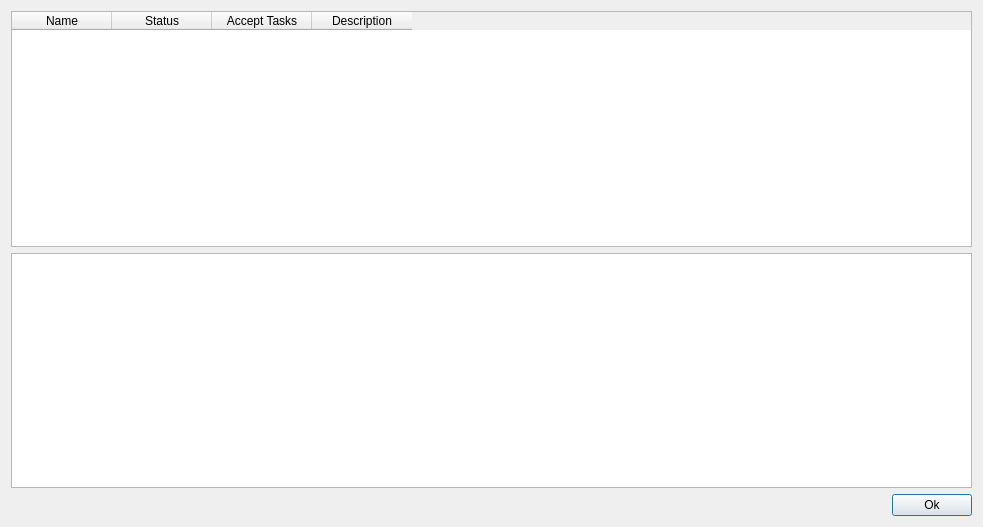
<?xml version="1.0" encoding="UTF-8"?>
<ui version="4.0">
 <class>EnvironmentsDialog</class>
 <widget class="QDialog" name="EnvironmentsDialog">
  <property name="windowModality">
   <enum>Qt::WindowModal</enum>
  </property>
  <property name="geometry">
   <rect>
    <x>0</x>
    <y>0</y>
    <width>983</width>
    <height>527</height>
   </rect>
  </property>
  <property name="sizePolicy">
   <sizepolicy hsizetype="Fixed" vsizetype="Fixed">
    <horstretch>0</horstretch>
    <verstretch>0</verstretch>
   </sizepolicy>
  </property>
  <property name="windowTitle">
   <string>Define New Task</string>
  </property>
  <layout class="QGridLayout" name="gridLayout">
   <item row="7" column="0">
    <layout class="QGridLayout" name="gridLayout_2">
     <item row="2" column="0">
      <widget class="QTextBrowser" name="envTextBrowser"/>
     </item>
     <item row="3" column="0">
      <layout class="QHBoxLayout" name="horizontalLayout">
       <item>
        <spacer name="horizontalSpacer">
         <property name="orientation">
          <enum>Qt::Horizontal</enum>
         </property>
         <property name="sizeHint" stdset="0">
          <size>
           <width>40</width>
           <height>20</height>
          </size>
         </property>
        </spacer>
       </item>
       <item>
        <widget class="QPushButton" name="okButton">
         <property name="text">
          <string>Ok</string>
         </property>
        </widget>
       </item>
      </layout>
     </item>
     <item row="0" column="0">
      <widget class="QTableWidget" name="tableWidget">
       <property name="toolTip">
        <string/>
       </property>
       <property name="selectionMode">
        <enum>QAbstractItemView::SingleSelection</enum>
       </property>
       <property name="selectionBehavior">
        <enum>QAbstractItemView::SelectRows</enum>
       </property>
       <property name="sortingEnabled">
        <bool>true</bool>
       </property>
       <column>
        <property name="text">
         <string>Name</string>
        </property>
        <property name="toolTip">
         <string>Environment's name</string>
        </property>
       </column>
       <column>
        <property name="text">
         <string>Status</string>
        </property>
        <property name="toolTip">
         <string>Whether the environment is supported on your machine</string>
        </property>
       </column>
       <column>
        <property name="text">
         <string>Accept Tasks</string>
        </property>
        <property name="toolTip">
         <string>Check this if you want to accept tasks that use this environment</string>
        </property>
       </column>
       <column>
        <property name="text">
         <string>Description</string>
        </property>
        <property name="toolTip">
         <string>Environment's details</string>
        </property>
       </column>
      </widget>
     </item>
    </layout>
   </item>
  </layout>
 </widget>
 <resources/>
 <connections/>
</ui>
